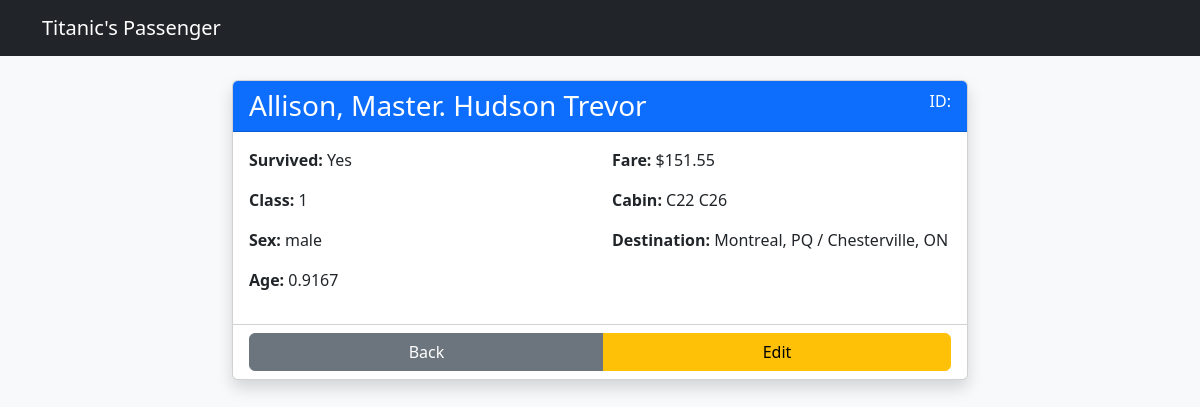
Page /2/ on the committed database.
### core/models.py (models this page shows, shortened)
class Passenger(models.Model):
    survived = models.IntegerField()
    pclass = models.IntegerField()
    name = models.CharField(max_length=255)
    sex = models.CharField(max_length=10)
    age = models.FloatField(null=True, blank=True)
    sibsp = models.IntegerField()
    parch = models.IntegerField()
    ticket = models.CharField(max_length=100)
    fare = models.FloatField(null=True, blank=True)
    cabin = models.CharField(max_length=100, null=True, blank=True)
    embarked = models.CharField(max_length=100, null=True, blank=True)
    boat = models.CharField(max_length=100, null=True, blank=True)
    body = models.IntegerField(null=True, blank=True)
    home_dest = models.CharField(max_length=255, null=True, blank=True)

### core/views.py (the view)
# urls.py: path('<int:pk>/', views.PassengerDetailView.as_view(), name='passenger-detail'),
class PassengerDetailView(DetailView):
    model = Passenger
    template_name = 'passenger_detail.html'

### core/templates/passenger_detail.html
{% extends 'base.html' %}
{% block content %}
<div class="row justify-content-center">
    <div class="col-md-8">
        <div class="card shadow">
            <div class="card-header bg-primary text-white d-flex justify-content-between">
                <h3 class="mb-0">{{ object.name }}</h3>
                <span>ID: {{ object.passenger_id }}</span>
            </div>
            <div class="card-body">
                <div class="row">
                    <div class="col-sm-6">
                        <p><strong>Survived:</strong> {{ object.survived|yesno:"Yes,No" }}</p>
                        <p><strong>Class:</strong> {{ object.pclass }}</p>
                        <p><strong>Sex:</strong> {{ object.sex }}</p>
                        <p><strong>Age:</strong> {{ object.age|default:"N/A" }}</p>
                    </div>
                    <div class="col-sm-6">
                        <p><strong>Fare:</strong> ${{ object.fare }}</p>
                        <p><strong>Cabin:</strong> {{ object.cabin|default:"None" }}</p>
                        <p><strong>Destination:</strong> {{ object.home_dest|default:"Unknown" }}</p>
                    </div>
                </div>
            </div>
            <div class="card-footer bg-white">
                <div class="btn-group w-100">
                    <a href="{% url 'passenger-list' %}" class="btn btn-secondary">Back</a>
                    <a href="{% url 'passenger-update' object.pk %}" class="btn btn-warning">Edit</a>
                </div>
            </div>
        </div>
    </div>
</div>
{% endblock %}

### rows in the picture
Passenger: name "Allison, Master. Hudson Trevor", survived "Yes", pclass "1", sex "male", age "0.9167", fare "151.55", cabin "C22 C26", home_dest "Montreal, PQ / Chesterville, ON"
